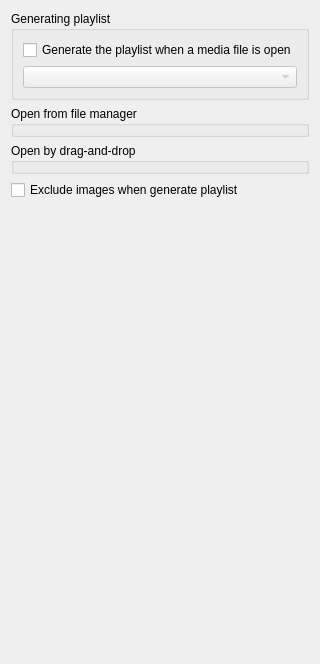
       <widget class="QWidget" name="open_media">
        <layout class="QVBoxLayout" name="verticalLayout">
         <item>
          <widget class="QGroupBox" name="groupBox_3">
           <property name="title">
            <string>Generating playlist</string>
           </property>
           <layout class="QVBoxLayout" name="verticalLayout_21">
            <item>
             <widget class="QCheckBox" name="enable_generate_playlist">
              <property name="text">
               <string>Generate the playlist when a media file is open</string>
              </property>
             </widget>
            </item>
            <item>
             <widget class="GeneratePlaylistComboBox" name="generate_playlist">
              <property name="enabled">
               <bool>false</bool>
              </property>
              <property name="sizePolicy">
               <sizepolicy hsizetype="Expanding" vsizetype="Fixed">
                <horstretch>0</horstretch>
                <verstretch>0</verstretch>
               </sizepolicy>
              </property>
              <property name="focusPolicy">
               <enum>Qt::TabFocus</enum>
              </property>
              <property name="toolTip">
               <string>Add next files to playlist when opening a file.</string>
              </property>
             </widget>
            </item>
           </layout>
          </widget>
         </item>
         <item>
          <widget class="OpenMediaBehaviorGroupBox" name="open_media_from_file_manager">
           <property name="title">
            <string>Open from file manager</string>
           </property>
          </widget>
         </item>
         <item>
          <widget class="OpenMediaBehaviorGroupBox" name="open_media_by_drag_and_drop">
           <property name="title">
            <string>Open by drag-and-drop</string>
           </property>
          </widget>
         </item>
         <item>
          <widget class="QCheckBox" name="exclude_images">
           <property name="text">
            <string>Exclude images when generate playlist</string>
           </property>
          </widget>
         </item>
         <item>
          <spacer name="verticalSpacer_9">
           <property name="orientation">
            <enum>Qt::Vertical</enum>
           </property>
           <property name="sizeHint" stdset="0">
            <size>
             <width>20</width>
             <height>453</height>
            </size>
           </property>
          </spacer>
         </item>
        </layout>
       </widget>
